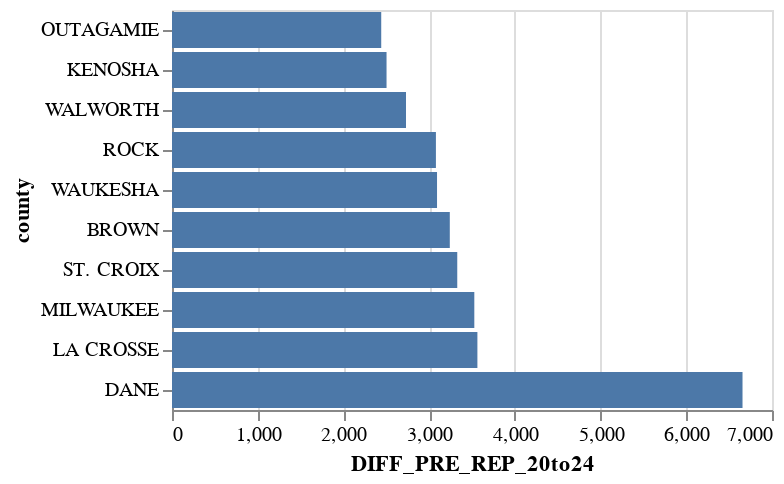

This figure's notebook cell:
### Code cell
## Chart 1
#pip install "altair[all]" in linux
import altair as alt



alt.Chart(df_f).mark_bar().encode(
    x="DIFF_PRE_REP_20to24",
    y=alt.Y("county").sort("x")
)

### Figure 1 — Vega-Lite specification as saved in the notebook (floating-point values rounded to 4 significant figures)
{"config": {"view": {"continuousWidth": 300, "continuousHeight": 300}}, "data": {"name": "data-685b6076ad6aaffb659ea735e02b210d"}, "mark": {"type": "bar"}, "encoding": {"x": {"field": "DIFF_PRE_REP_20to24", "type": "quantitative"}, "y": {"field": "county", "sort": "x", "type": "nominal"}}, "$schema": "https://vega.github.io/schema/vega-lite/v5.20.1.json", "datasets": {"data-685b6076ad6aaffb659ea735e02b210d": [{"county_fips": 55025, "county": "DANE", "DIFFDEM24": 294, "DIFFREP24": 692, "DIFF_PRE_DEM_24to20": 13830.0, "DIFF_PRE_REP_20to24": 6656.0}, {"county_fips": 55063, "county": "LA CROSSE", "DIFFDEM24": -260, "DIFFREP24": 1501, "DIFF_PRE_DEM_24to20": 1162.0, "DIFF_PRE_REP_20to24": 3563.0}, {"county_fips": 55079, "county": "MILWAUKEE", "DIFFDEM24": 880, "DIFFREP24": 6317, "DIFF_PRE_DEM_24to20": -1271.0, "DIFF_PRE_REP_20to24": 3527.0}, {"county_fips": 55109, "county": "ST. CROIX", "DIFFDEM24": 78, "DIFFREP24": 693, "DIFF_PRE_DEM_24to20": 678.0, "DIFF_PRE_REP_20to24": 3328.0}, {"county_fips": 55009, "county": "BROWN", "DIFFDEM24": 147, "DIFFREP24": 2409, "DIFF_PRE_DEM_24to20": 2397.0, "DIFF_PRE_REP_20to24": 3241.0}, {"county_fips": 55133, "county": "WAUKESHA", "DIFFDEM24": 2694, "DIFFREP24": -823, "DIFF_PRE_DEM_24to20": 4549.0, "DIFF_PRE_REP_20to24": 3092.0}, {"county_fips": 55105, "county": "ROCK", "DIFFDEM24": -436, "DIFFREP24": 2119, "DIFF_PRE_DEM_24to20": -16.0, "DIFF_PRE_REP_20to24": 3079.0}, {"county_fips": 55127, "county": "WALWORTH", "DIFFDEM24": 279, "DIFFREP24": 906, "DIFF_PRE_DEM_24to20": 354.0, "DIFF_PRE_REP_20to24": 2730.0}, {"county_fips": 55059, "county": "KENOSHA", "DIFFDEM24": -121, "DIFFREP24": 2313, "DIFF_PRE_DEM_24to20": -368.0, "DIFF_PRE_REP_20to24": 2503.0}, {"county_fips": 55087, "county": "OUTAGAMIE", "DIFFDEM24": 242, "DIFFREP24": 1750, "DIFF_PRE_DEM_24to20": 1770.0, "DIFF_PRE_REP_20to24": 2441.0}]}}
